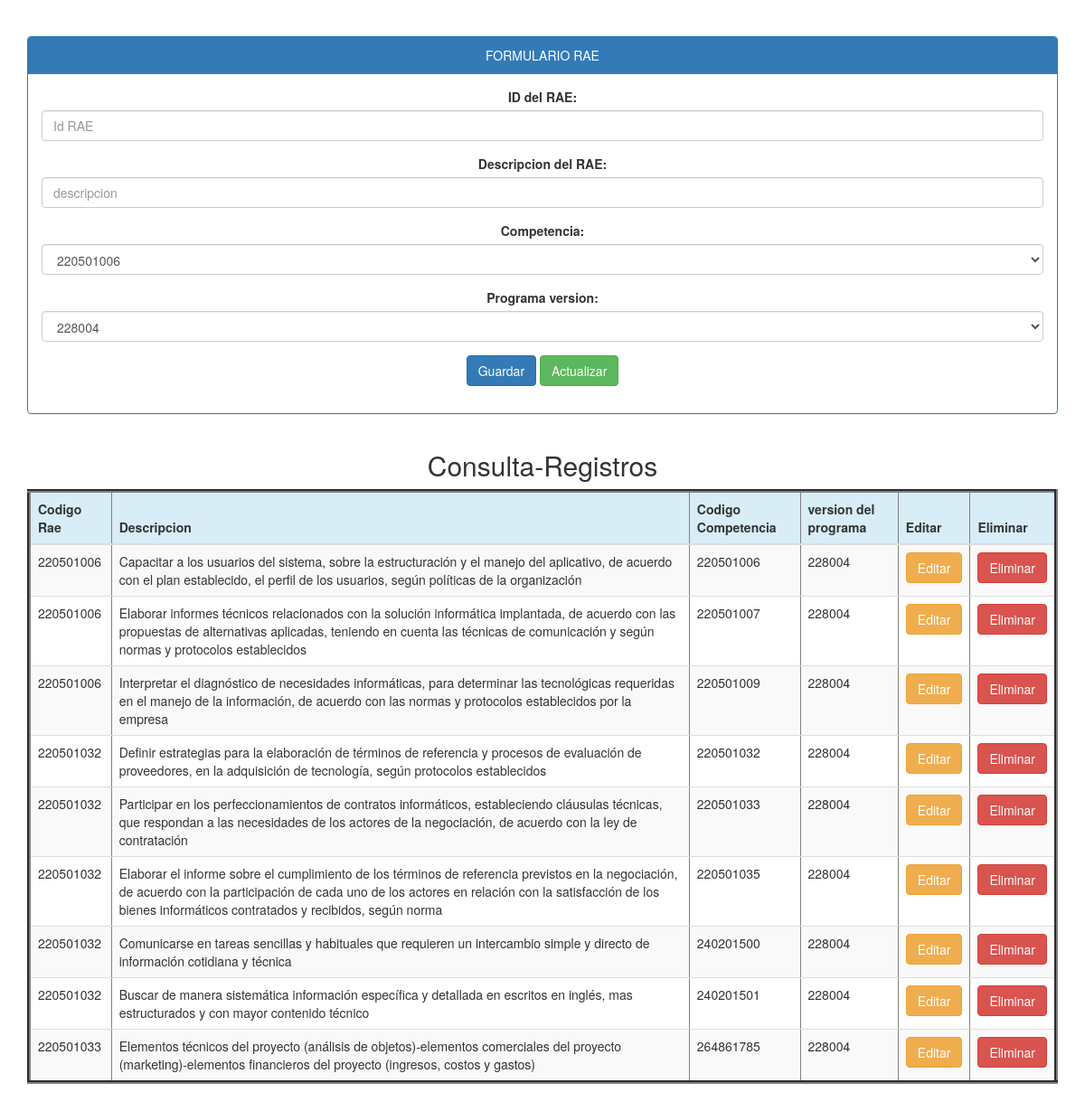
The page /Rae/documento.php on the database its author committed.
### tables this page shows
CREATE TABLE `learningresult` (
  `codeL` varchar(40) NOT NULL,
  `denomination` tinytext NOT NULL,
  `codeC` varchar(15) NOT NULL,
  `programCode_version` varchar(15) NOT NULL
);

### Rae/Controller.php (called while the page is built, shortened)
<?php
class RAE{
public function _get ($k){return $this->$k;}
public function _set ($k,$V){return $this-> $k = $V;}
}
?>

### conexion.php (called while the page is built)
<?php
class database {
	public static function conectar (){
	try{
	$pdo=new PDO('mysql:host=localhost;dbname=db_SOSP; charset=utf8','root','');
 	$pdo->setAttribute (PDO::ATTR_ERRMODE,PDO::ERRMODE_EXCEPTION);
 	return $pdo;
	}catch (Exception $e){
	die($e->getMessage());
		}
	}
}
?>

### Rae/Model.php (called while the page is built, shortened)
<?php
class RAECLASS{
	private $pdo;
	public function __CONSTRUCT(){
	try{
	$this ->pdo=database::conectar();
	}catch(Exception $ex){
	die($e->getMessage());
	}
	}
public function Listar(){
	try{
		$result = array();
		$stm = $this->pdo->Prepare('SELECT * FROM learningresult ');
		$stm->execute();
		foreach($stm->fetchAll(PDO::FETCH_OBJ) as $r) {
			$usu = new RAE();
			$usu->_SET('codeL', $r->codeL);
			$usu->_SET('denomination', $r->denomination);
			$usu->_SET('codeC', $r->codeC);
			$usu->_SET('programCode_version', $r->programCode_version);
			$result[] = $usu;
		}
		return $result;
	}
	catch(Exception $e){
		die ($e->getMessage());
	}
}
}
?>

### Rae/documento.php (the view, shortened to what this page needs)
<?php
require_once '../conexion.php';
$usu = new RAE();
$model = new RAECLASS();
$db = database::conectar();
$camposDesabilitados = '';
?>
<!DOCTYPE html>
<html lang="es">
<head>
	<link rel="stylesheet"  href="../bootstrap/css/bootstrap.css">
	<link rel="stylesheet" type="text/css" href="css/bootstrap.min.css">
</head>
<body>
<center>
<div class="container">
	<div class="panel panel-primary">
	<div class="panel-heading">FORMULARIO  RAE</div>
	<div class="panel-body">
<form action ="" method="post">
	<div class="form-group">
		<label>ID del RAE:</label>
		<input type="number" name="codeL" value="<?php echo $usu->_GET('codeL')?>" class="form-control" placeholder="Id RAE" required>
	</div>
	<div class="form-group">
		<label>Descripcion del RAE:</label>
		<input type="text" name="denomination" value="<?php echo $usu->_GET('denomination')?>" class="form-control" placeholder="descripcion" required>
	</div>
	<div class="form-group">
	<label>Competencia:</label>
	<select class="form-control" name="codeC">
	<?php
	foreach($db-> query('SELECT * FROM competence')as $row){
	echo '<option value="'.$row['codeC'].'">'.$row['codeC'].'</option>';
	}
	?>
	</select>
	</div>
<div class="form-group">
	<label>Programa version:</label>
	<select class="form-control" name="programCode_version">
	<?php
	foreach($db-> query('SELECT * FROM competence')as $row){
	echo '<option value="'.$row['programCode_version'].'">'.$row['programCode_version'].'</option>';
	}
	?>
	</select>
	</div>
	<div class="form-group">
		<?php if($camposDesabilitados != 'disabled'){ ?>
		<input type="submit" class="btn btn-primary" value="Guardar" onclick="this.form.action='?action=registrar';"/>
		<?php } ?>
		<input type="submit" class="btn btn-success" value="Actualizar" onclick="this.form.action='?action=Actualizar';"/>
	</div>
	</form>
	</div>
	</div>
	</div>
	<div class="container">
		<h2>Consulta-Registros</h2>
		<div class="table-responsive">
			<table border="4" class="table table-striped">
			<thead>
				<tr class="info">
					<th>Codigo Rae</th>
					<th>Descripcion</th>
					<th>Codigo Competencia</th>
					<th>version del programa</th>
					<th>Editar</th>
					<th>Eliminar</th>
					</tr>
			</thead>
		<?php
		foreach ($model->Listar() as $r){
			?>
			<tr>
			<td><?php echo $r->_GET('codeL');?></td>
			<td><?php echo $r->_GET('denomination');?></td>
			<td><?php echo $r->_GET('codeC');?></td>
			<td><?php echo $r->_GET('programCode_version');?></td>
			<td>
				<a href="?action=editar&codeL=<?php echo $r->_GET('codeL'); ?>" class="btn btn-warning">Editar</a>
			</td>
			<td>
				<a href="?action=eliminar&codeL=<?php echo $r->_GET('codeL'); ?>" class="btn btn-danger" onclick ="return confirm('¿Esta seguro de eliminar este Usuario?')">Eliminar</a>
			</td>
			</tr>
		<?php } ?>
			</table>
			</div>
			</div>
</center>
</body>
</html>

### rows shown on the page
learningresult: _GET "220501006", _GET "Elaborar informes técnicos relacionados con la solución informática implantada, de acuerdo con las propuestas de alternativas aplicadas, teniendo en cuenta las técnicas de comunicación y según normas y protocolos establecidos", _GET "220501007", _GET "228004"
learningresult: _GET "220501006", _GET "Interpretar el diagnóstico de necesidades informáticas, para determinar las tecnológicas requeridas en el manejo de la información, de acuerdo con las normas y protocolos establecidos por la empresa", _GET "220501009", _GET "228004"
learningresult: _GET "220501032", _GET "Participar en los perfeccionamientos de contratos informáticos, estableciendo cláusulas técnicas, que respondan a las necesidades de los actores de la negociación, de acuerdo con la ley de contratación", _GET "220501033", _GET "228004"
learningresult: _GET "220501032", _GET "Elaborar el informe sobre el cumplimiento de los términos de referencia previstos en la negociación, de acuerdo con la participación de cada uno de los actores en relación con la satisfacción de los bienes informáticos contratados y recibidos, según norma", _GET "220501035", _GET "228004"
learningresult: _GET "220501032", _GET "Comunicarse en tareas sencillas y habituales que requieren un intercambio simple y directo de información cotidiana y técnica", _GET "240201500", _GET "228004"
learningresult: _GET "220501032", _GET "Buscar de manera sistemática información específica y detallada en escritos en inglés, mas estructurados y con mayor contenido técnico", _GET "240201501", _GET "228004"
learningresult: _GET "220501033", _GET "Elementos técnicos del proyecto (análisis de objetos)-elementos comerciales del proyecto (marketing)-elementos financieros del proyecto (ingresos, costos y gastos)", _GET "264861785", _GET "228004"

### other values the page prints
$r->_GET('codeL') "220501006"
$r->_GET('denomination') "Capacitar a los usuarios del sistema, sobre la estructuración y el manejo del aplicativo, de acuerdo con el plan establecido, el perfil de los usuarios, según políticas de la organización"
$r->_GET('codeC') "220501006"
$r->_GET('programCode_version') "228004"
$r->_GET('codeL') "220501032"
$r->_GET('denomination') "Definir estrategias para la elaboración de términos de referencia y procesos de evaluación de proveedores, en la adquisición de tecnología, según protocolos establecidos"
$r->_GET('codeC') "220501032"
form field codeC "220501006"
form field programCode_version "228004"
